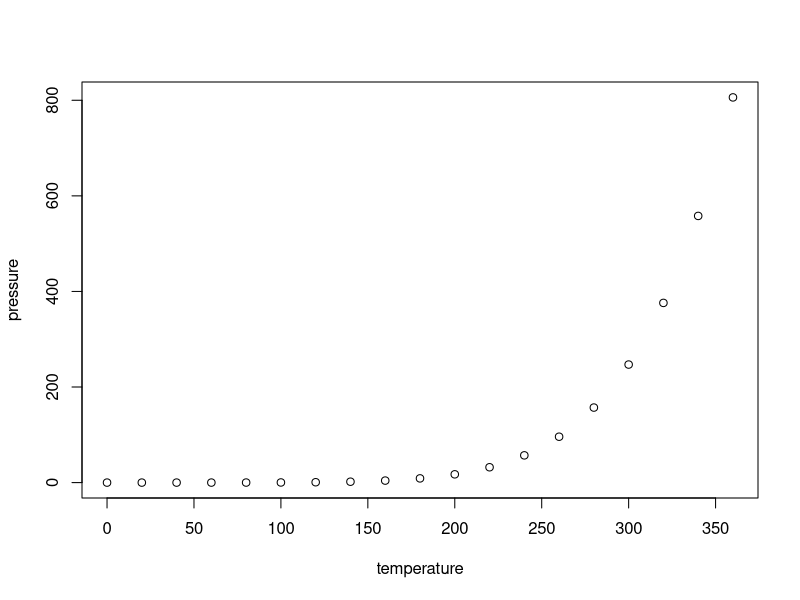
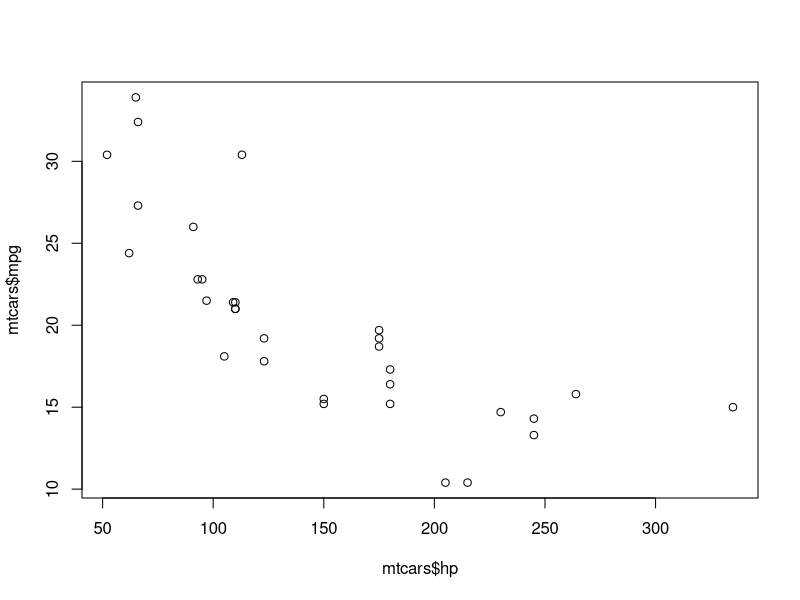
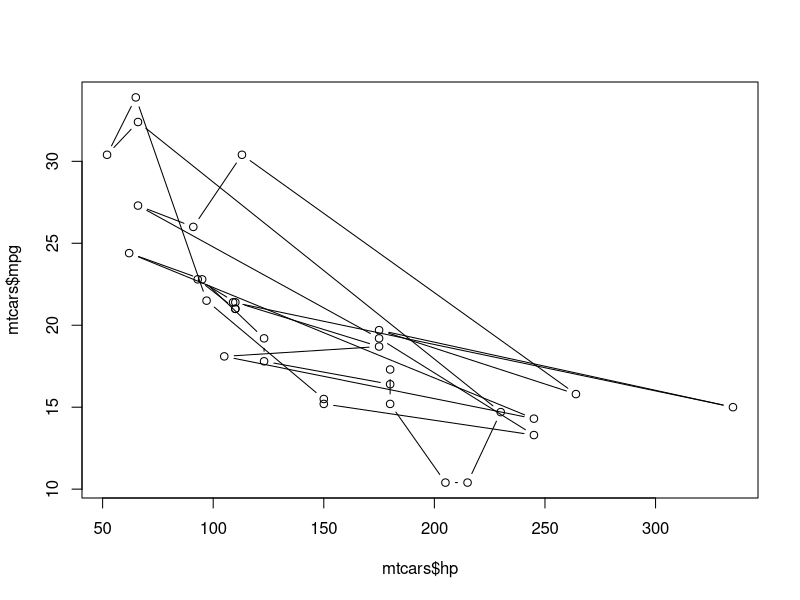
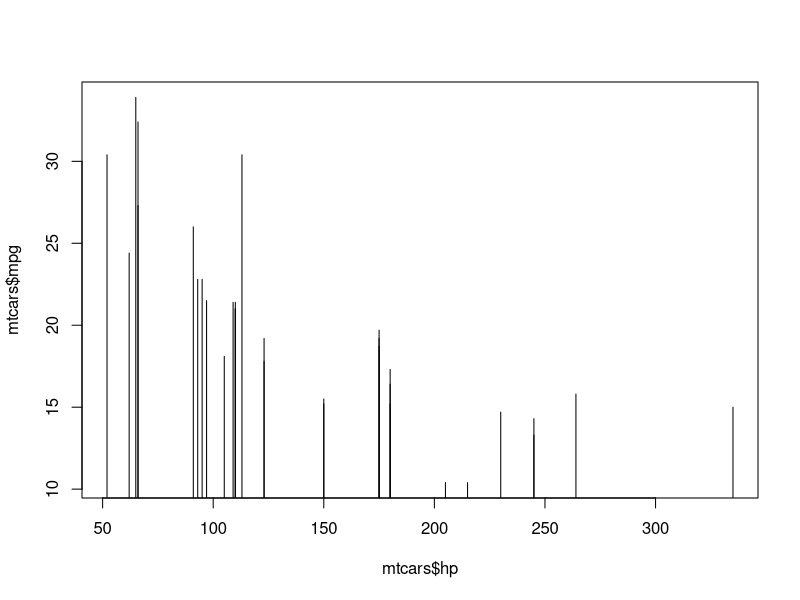
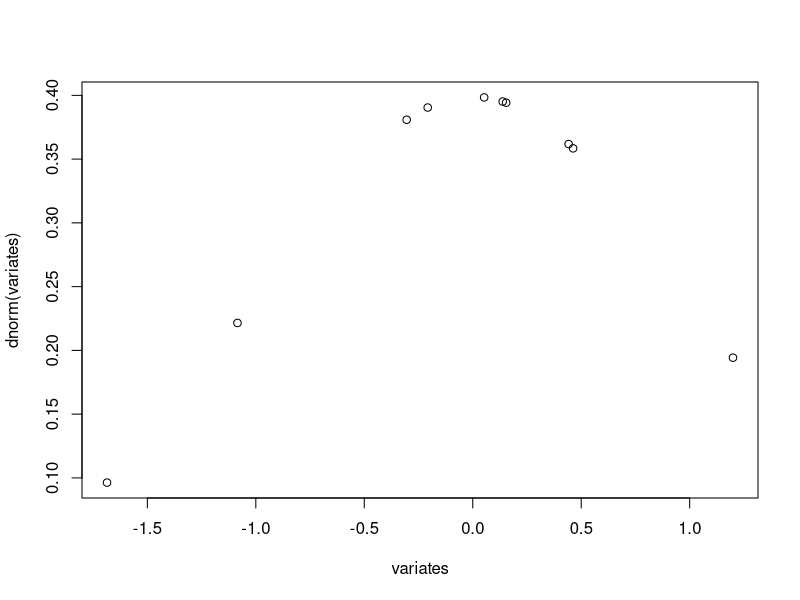
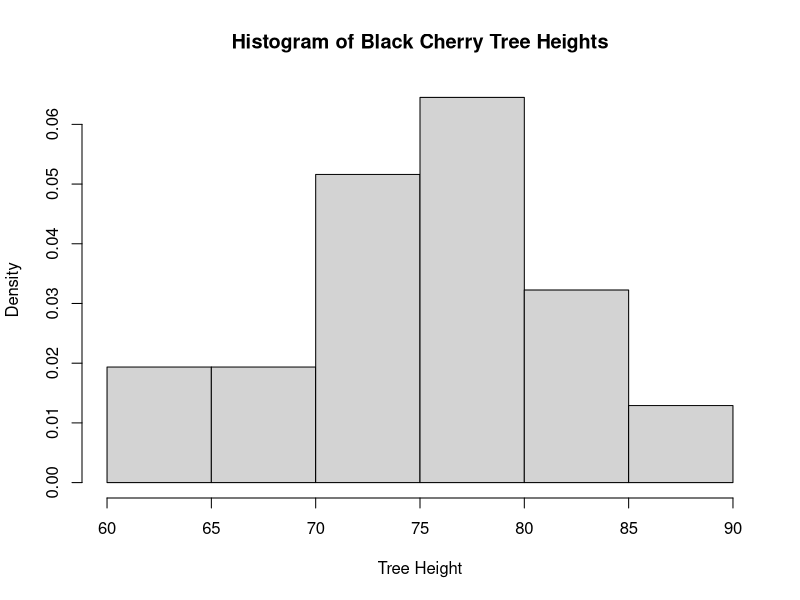
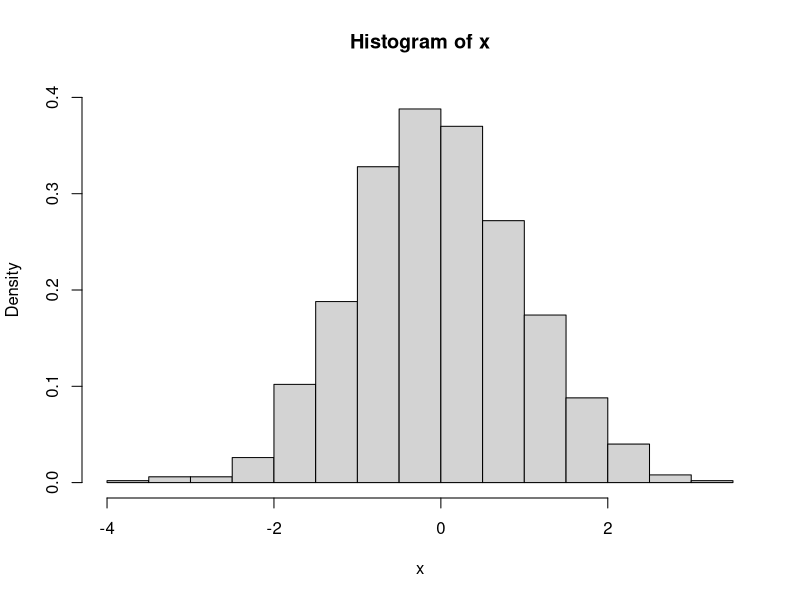
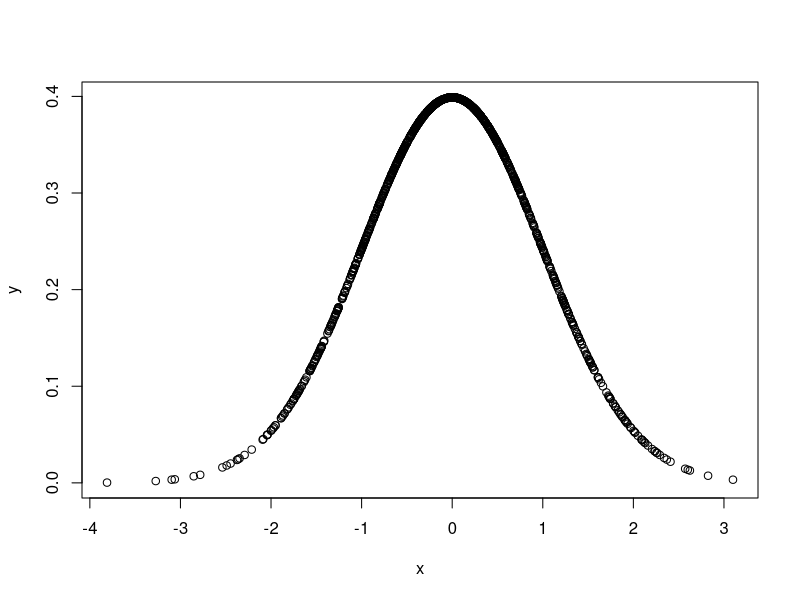

Generate these figures, in order, with R:
## ---- chunk 1
knitr::opts_chunk$set(echo = TRUE, message = FALSE)
## ---- chunk 2
print("Hello World") # comments are made using the '#' sign, same as in Python
## ---- chunk 3
5+5
5-1
5*2
4/2
4^2
#or
4**2
## ---- chunk 4
4>2
2>4
2>=2 # greater than or equal to
2==2 # exactly equal
4!=2 # not equal to
## ---- chunk 5
x <- 2
y <- 3
z <- x + y
z
## ---- chunk 6
typeof(3) # notice this will still be a double

x <- 3.0 # R recognizes to drop the 0
x
typeof(x)
y <- 3.5
y
typeof(y)
y <- as.integer(y)
y # type casting y will truncate the original value
typeof(y)
## ---- chunk 7

myName <- "Ksenia Arzumanova"
myName
is.character(myName) #character like string?
## ---- chunk 8
myList <- c(1,2,3) 
myList

anotherList <- c("a", "b", "c")
anotherList 

myList[2]
anotherList[2]
## ---- chunk 9
# matrix中每个元素都要是一样类型的
A = matrix(c(11, 22, 33, 44, 55, 66), nrow = 2, ncol = 3, byrow = TRUE) # filled by rows
A
B = matrix(c(11, 22, 33, 44, 55, 66), nrow = 2, ncol = 3, byrow = FALSE) # filled by columns
B
## ---- chunk 10
B[,] # the whole matrix
B[2, ] # second row, all of the columns
B[ , 1] # all rows, first column
B[2, 1] # second row, first column
# matrix index [a,b] two arguments a for row b for column different with list 
## ---- chunk 11
# heterogeneous 和matrix不一样
df <- data.frame(geneIndex = c(1, 2, 3), geneID = c(92231, 2313, 5641), geneName = c("FOS1", "JUN", "BERP"))
df
## ---- chunk 12
df[1, 2]
## ---- chunk 13
df$geneID # all of the rows that belong to geneID
df$geneID[2] # second row under geneID
## ---- chunk 14
which(df$geneID == 2313) # returns the row for which the condition returns 'true'
df$geneName[df$geneID == 2313]
## ---- chunk 15
data()
## ---- chunk 16
class(cars) # here I don't use 'typeof()', because there's a hierarchy between that and 'class()' - 'typeof()' returns the data types of the elements of the object, in this case they would be of type 'list'. If we used 'class()' on doubles, it would return type 'numeric', because integers and doubles belong to the class 'numeric'

str(cars) # displays the internal structure of the object
nrow(cars) # number of rows
ncol(cars) # number of columns
head(cars, n=5) # first 5 rows
tail(cars, n=5) # last 5 rows
dimnames(cars) # names of the dimensions - first element will return a list of rownames, second will be a list of column/field names
summary(cars) # returns summary statistics, such as min, max, mean, and quartile information
## ---- chunk 17
plot(pressure)
## ---- chunk 18
dimnames(mtcars)[2] # field names 返回field names
plot(mtcars$hp, mtcars$mpg) # defaults to scatter plot
plot(mtcars$hp, mtcars$mpg, type = 'b') # tries to connect lines between points (not always meaningful)
plot(mtcars$hp, mtcars$mpg, type = 'h') # histogram-like lines
## ---- chunk 19
#draw random variates from the normal distribution
variates <- rnorm(10)
variates
## ---- chunk 20
#calculate probabilities (densities) of variates
dnorm(variates)
plot(variates, dnorm(variates))
## ---- chunk 21
#cumulative density to the left of the variate

pnorm(0) # should be intuitive, because half of the normal distribution is to the left of 0 
pnorm(1.96) # 1.96 should look familiar as one of the critical values for an approximate 95% confidence interval 
pnorm(-1.96) # however these critical values are for a two-tailed test (for a significance level of 5%)
pnorm(1.96)-pnorm(-1.96)

## ---- chunk 22
#gives us the exact points at which the normal distribution has a particular cumulative density

qnorm(0.5)
qnorm(0.975)
qnorm(c(0.025, 0.975))
## ---- chunk 23
hist(trees$Height, main = "Histogram of Black Cherry Tree Heights", freq = FALSE, 
     xlab = "Tree Height") # setting `freq = FALSE` transforms the y-axis to density rather than frequency
## ---- chunk 24
x <- rnorm(1000) 
y <- dnorm(x) 
hist(x, freq = FALSE, ylim = c(0,0.4)) 
plot(x,y) # alternative representation
## ---- chunk 25
x <- rnorm(1000, mean = mean(trees$Height), sd = sd(trees$Height))
y <- dnorm(x, mean = mean(trees$Height), sd = sd(trees$Height))
hist(trees$Height, freq = FALSE)
points(x, y)
## ---- chunk 26
r100 <- rnorm(100, mean = 50, sd = 5)
hist(r100)
## ---- chunk 27
qnorm(0.5, mean = 50, sd = 5)
## ---- chunk 28
sd10 <- rnorm(100, mean = 50, sd = 10)
sd100 <- rnorm(100, mean = 50, sd = 100)
hist(sd10)
hist(sd100)
# The range of date increases with enlargement of standard deviation
## ---- chunk 29
sd5 <- rnorm(100, mean = 50, sd = 5)
dsd5 <- dnorm(sd5, mean = 50, sd = 5)
hist(sd5)
dsd5 # densities of these random samples
## ---- chunk 30
plot(sd5,dsd5)
## ---- chunk 31
cds5 <- pnorm(sd5, mean = 50, sd = 5)
cds5
plot(sd5, cds5)
# the far-most point means almost no sample is bigger than the far-most point and all cumulative possiblities equal to 1
## ---- chunk 32
cds5 <- pnorm(sd5, mean = 50, sd = 5)
plot(sd5, cds5)
abline(h=0.5, v=50)
# the midpoint of this figure shows 50% of the density is to the left of the mean which matches the calculating results in part 2.
#relationship between CDF and PDF: the area under the curve of a pdf between negative infinity and x is equal to the value of x on the cdf
